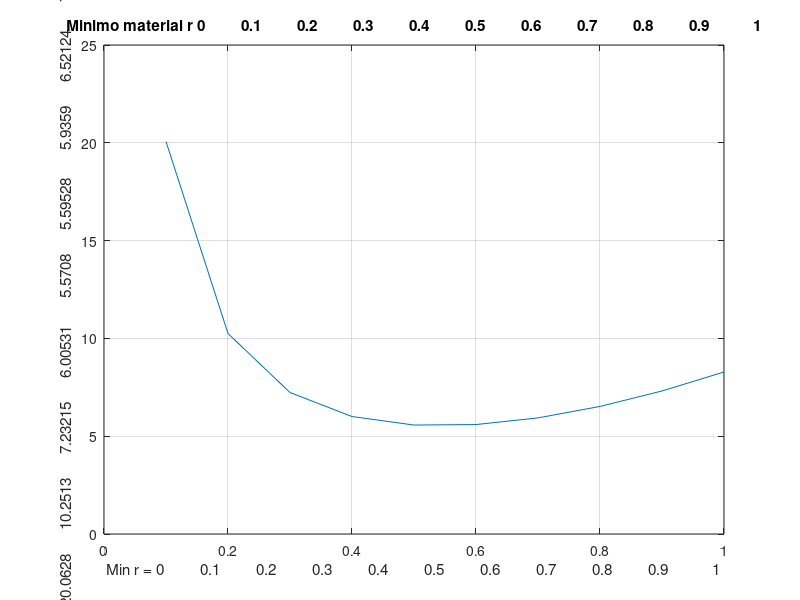

The MATLAB source for this figure:
%octave.script
%School         :Tecnologico de Estudios Superiores de Jilotepec 
%Specialty      :Ingeniería en Sistemas Computacionales 
%Title          :Clasificacion de los números 
%Description    :Scrip conceptos de números 
%Author         :Iván Mora, Fernando Angel, Angelica Arellano  
%Date           :14/10/2021
%Version        :1
%Usage          :octave >/path/Definicion_Resolucion
%Notes          :Requiere CLI Octave 

%Limpiar variables
clear all

%La lata para envasar aceite.
disp ('La lata para envasar aceite.');

%Rango de 0.1 en 0.1
r=0:0.1:1;

%Valor de función
ar = @(r) (2 * (pi)) * (r.^2) + (2./(r))

%Función a plotear
y = (2 * (pi)) * (r.^2) + (2./(r))

%Dibujar r,y
plot(r,y);

grid on; 
title(["Minimo material r " num2str(r)]);
xlabel(["Min r = " num2str(r)]);
ylabel(["Min y = " num2str( ar(r))]);

